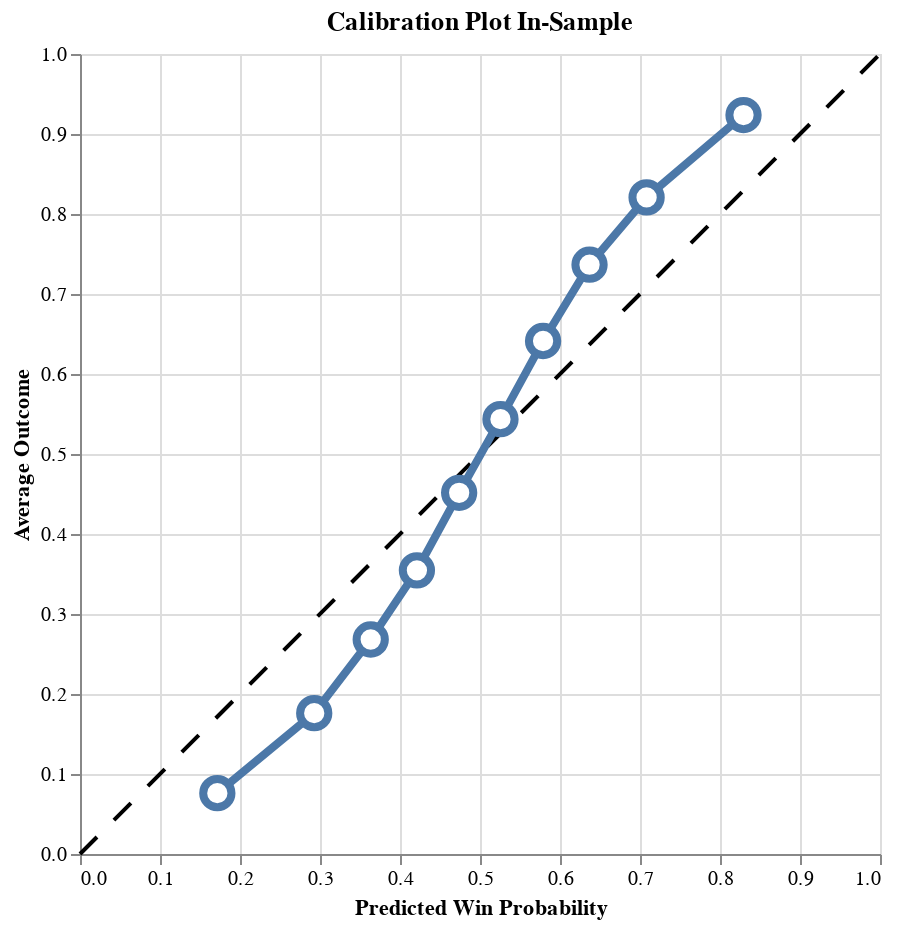

Notebook code for this chart:
### Code cell
self.plot_calibration()

### Figure 1 — Vega-Lite specification as saved in the notebook (floating-point values rounded to 4 significant figures)
{"config": {"view": {"continuousWidth": 300, "continuousHeight": 300}}, "layer": [{"data": {"name": "data-42f50405073b2dbe8396db6b7dd2f6be"}, "mark": {"type": "line", "color": "black", "strokeDash": [12, 12]}, "encoding": {"x": {"field": "x", "type": "quantitative"}, "y": {"field": "y", "type": "quantitative"}}}, {"data": {"name": "data-8bbdfca527b25cb59c448df546f5fa04"}, "mark": {"type": "line", "strokeWidth": 4}, "encoding": {"x": {"field": "win_prob_midpoint", "title": "Predicted Win Probability", "type": "quantitative"}, "y": {"field": "avg_outcome", "title": "Average Outcome", "type": "quantitative"}}}, {"data": {"name": "data-8bbdfca527b25cb59c448df546f5fa04"}, "mark": {"type": "point", "fill": "white", "opacity": 1, "size": 200, "strokeWidth": 4}, "encoding": {"x": {"field": "win_prob_midpoint", "type": "quantitative"}, "y": {"field": "avg_outcome", "type": "quantitative"}}}], "height": 400, "title": "Calibration Plot In-Sample", "width": 400, "$schema": "https://vega.github.io/schema/vega-lite/v5.20.1.json", "datasets": {"data-42f50405073b2dbe8396db6b7dd2f6be": [{"x": 0, "y": 0}, {"x": 1, "y": 1}], "data-8bbdfca527b25cb59c448df546f5fa04": [{"avg_outcome": 0.07605, "win_prob_midpoint": 0.1717}, {"avg_outcome": 0.1761, "win_prob_midpoint": 0.2928}, {"avg_outcome": 0.2681, "win_prob_midpoint": 0.3634}, {"avg_outcome": 0.3546, "win_prob_midpoint": 0.4211}, {"avg_outcome": 0.4515, "win_prob_midpoint": 0.4739}, {"avg_outcome": 0.5436, "win_prob_midpoint": 0.5256}, {"avg_outcome": 0.6413, "win_prob_midpoint": 0.5788}, {"avg_outcome": 0.7366, "win_prob_midpoint": 0.6369}, {"avg_outcome": 0.8207, "win_prob_midpoint": 0.7082}, {"avg_outcome": 0.9237, "win_prob_midpoint": 0.8294}]}}
